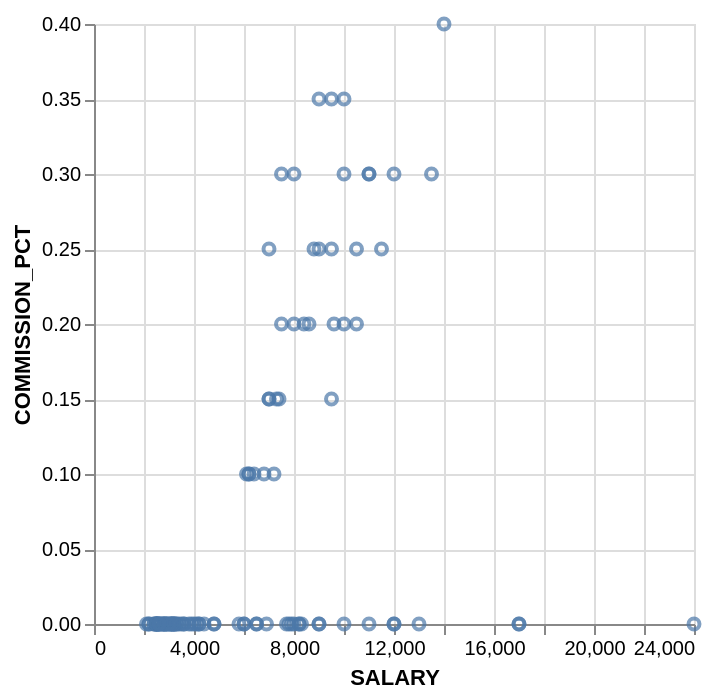

Write the Vega-Lite specification saved for this chart.
### Vega-Lite specification from a JSON file in a GitHub repository (floating-point values rounded to 4 significant figures)
{"data": {"values": [{"x_data": 24000, "y_data": 0}, {"x_data": 17000, "y_data": 0}, {"x_data": 17000, "y_data": 0}, {"x_data": 9000, "y_data": 0}, {"x_data": 6000, "y_data": 0}, {"x_data": 4800, "y_data": 0}, {"x_data": 4800, "y_data": 0}, {"x_data": 4200, "y_data": 0}, {"x_data": 12000, "y_data": 0}, {"x_data": 9000, "y_data": 0}, {"x_data": 8200, "y_data": 0}, {"x_data": 7700, "y_data": 0}, {"x_data": 7800, "y_data": 0}, {"x_data": 6900, "y_data": 0}, {"x_data": 11000, "y_data": 0}, {"x_data": 3100, "y_data": 0}, {"x_data": 2900, "y_data": 0}, {"x_data": 2800, "y_data": 0}, {"x_data": 2600, "y_data": 0}, {"x_data": 2500, "y_data": 0}, {"x_data": 8000, "y_data": 0}, {"x_data": 8200, "y_data": 0}, {"x_data": 7900, "y_data": 0}, {"x_data": 6500, "y_data": 0}, {"x_data": 5800, "y_data": 0}, {"x_data": 3200, "y_data": 0}, {"x_data": 2700, "y_data": 0}, {"x_data": 2400, "y_data": 0}, {"x_data": 2200, "y_data": 0}, {"x_data": 3300, "y_data": 0}, {"x_data": 2800, "y_data": 0}, {"x_data": 2500, "y_data": 0}, {"x_data": 2100, "y_data": 0}, {"x_data": 3300, "y_data": 0}, {"x_data": 2900, "y_data": 0}, {"x_data": 2400, "y_data": 0}, {"x_data": 2200, "y_data": 0}, {"x_data": 3600, "y_data": 0}, {"x_data": 3200, "y_data": 0}, {"x_data": 2700, "y_data": 0}, {"x_data": 2500, "y_data": 0}, {"x_data": 3500, "y_data": 0}, {"x_data": 3100, "y_data": 0}, {"x_data": 2600, "y_data": 0}, {"x_data": 2500, "y_data": 0}, {"x_data": 14000, "y_data": 0.4}, {"x_data": 13500, "y_data": 0.3}, {"x_data": 12000, "y_data": 0.3}, {"x_data": 11000, "y_data": 0.3}, {"x_data": 10500, "y_data": 0.2}, {"x_data": 10000, "y_data": 0.3}, {"x_data": 9500, "y_data": 0.25}, {"x_data": 9000, "y_data": 0.25}, {"x_data": 8000, "y_data": 0.2}, {"x_data": 7500, "y_data": 0.2}, {"x_data": 7000, "y_data": 0.15}, {"x_data": 10000, "y_data": 0.35}, {"x_data": 9500, "y_data": 0.35}, {"x_data": 9000, "y_data": 0.35}, {"x_data": 8000, "y_data": 0.3}, {"x_data": 7500, "y_data": 0.3}, {"x_data": 7000, "y_data": 0.25}, {"x_data": 10500, "y_data": 0.25}, {"x_data": 9500, "y_data": 0.15}, {"x_data": 7200, "y_data": 0.1}, {"x_data": 6800, "y_data": 0.1}, {"x_data": 6400, "y_data": 0.1}, {"x_data": 6200, "y_data": 0.1}, {"x_data": 11500, "y_data": 0.25}, {"x_data": 10000, "y_data": 0.2}, {"x_data": 9600, "y_data": 0.2}, {"x_data": 7400, "y_data": 0.15}, {"x_data": 7300, "y_data": 0.15}, {"x_data": 6100, "y_data": 0.1}, {"x_data": 11000, "y_data": 0.3}, {"x_data": 8800, "y_data": 0.25}, {"x_data": 8600, "y_data": 0.2}, {"x_data": 8400, "y_data": 0.2}, {"x_data": 7000, "y_data": 0.15}, {"x_data": 6200, "y_data": 0.1}, {"x_data": 3200, "y_data": 0}, {"x_data": 3100, "y_data": 0}, {"x_data": 2500, "y_data": 0}, {"x_data": 2800, "y_data": 0}, {"x_data": 4200, "y_data": 0}, {"x_data": 4100, "y_data": 0}, {"x_data": 3400, "y_data": 0}, {"x_data": 3000, "y_data": 0}, {"x_data": 3800, "y_data": 0}, {"x_data": 3600, "y_data": 0}, {"x_data": 2900, "y_data": 0}, {"x_data": 2500, "y_data": 0}, {"x_data": 4000, "y_data": 0}, {"x_data": 3900, "y_data": 0}, {"x_data": 3200, "y_data": 0}, {"x_data": 2800, "y_data": 0}, {"x_data": 3100, "y_data": 0}, {"x_data": 3000, "y_data": 0}, {"x_data": 2600, "y_data": 0}, {"x_data": 2600, "y_data": 0}, {"x_data": 4400, "y_data": 0}, {"x_data": 13000, "y_data": 0}, {"x_data": 6000, "y_data": 0}, {"x_data": 6500, "y_data": 0}, {"x_data": 10000, "y_data": 0}, {"x_data": 12000, "y_data": 0}, {"x_data": 8300, "y_data": 0}]}, "mark": "point", "encoding": {"x": {"field": "x_data", "type": "quantitative", "title": "SALARY"}, "y": {"field": "y_data", "type": "quantitative", "title": "COMMISSION_PCT"}}}
